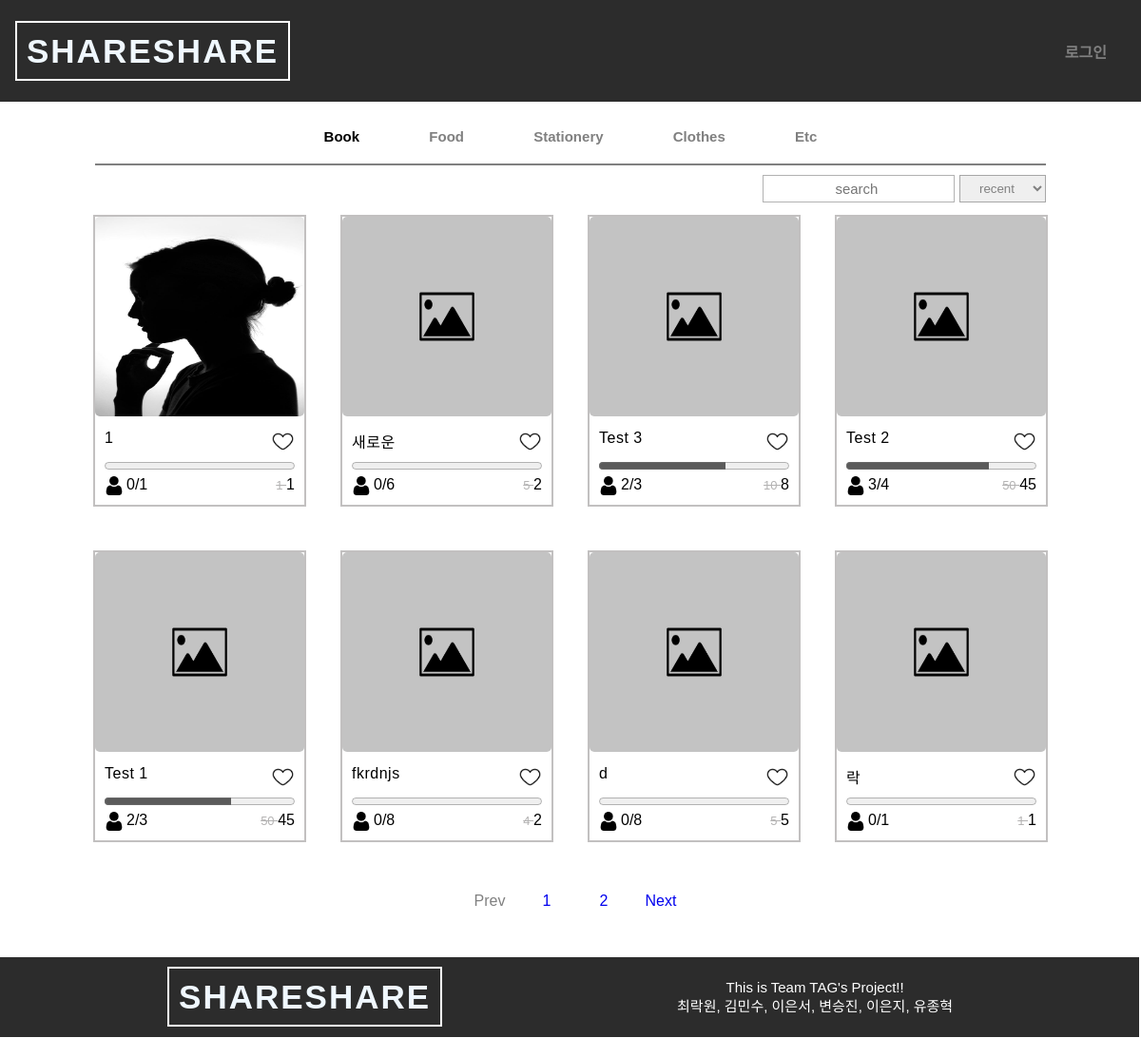
Page /pybo/ on the earlier database version.
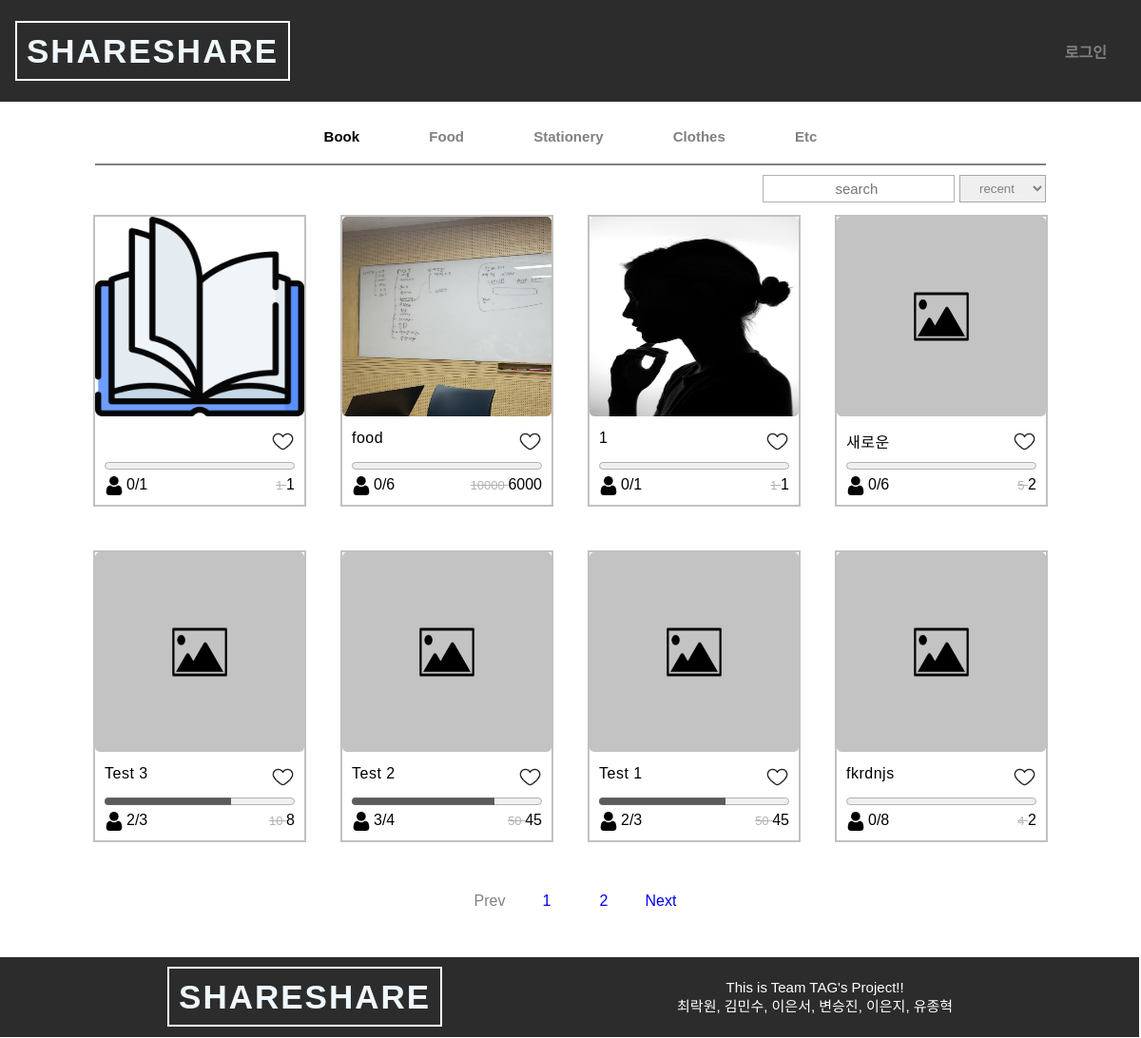
Same page on the later database version.
### pybo/models.py (models this page shows, shortened)
class Post(models.Model):
    title = models.CharField(max_length=200)
    content = models.TextField()
    create_date = models.DateTimeField(auto_now_add=True)
    Modify_date = models.DateTimeField(auto_now_add=True)
    category = models.ForeignKey(Category, on_delete=models.CASCADE)
    user = models.ForeignKey(User, on_delete=models.CASCADE,null=False)
    price = models.IntegerField()
    dicount_price = models.IntegerField()
    image = models.ImageField(upload_to = 'images', default='default.jpg', blank=True, null=True)
    recruit_num = models.IntegerField()
    participants = models.IntegerField()

### pybo/views.py (the view)
# urls.py: path('', views.index, name='index'),
def index(request):
    page = request.GET.get('page', '1')
    Post_list = Post.objects.order_by('-create_date')
    paginator = Paginator(Post_list, 8)
    page_obj = paginator.get_page(page)
    context = {'Post_list': page_obj}
    return render(request, 'pybo/main.html', context)

### templates/pybo/main.html (shortened to what this page needs)
{% load static %}
<!DOCTYPE html>
<link rel="stylesheet" type="text/css" href="{% static 'style.css' %}">
<html lang="en">
<head>
</head>
<body>
    <header>
        <h1><a href="/pybo/" id="pagename">SHARESHARE</a></h1>
        <nav>
            {% if user.is_authenticated %}
            <a class="nav-link" href="{% url 'common:logout' %}">{{ user.username }}(로그아웃)</a>
            {% else %}
            <a class="nav-link" href="{% url 'common:login' %}">로그인</a>
            {% endif %}
        </nav>
    </header>
        <div id="category">
            <a href="/">
                <div style="color: black;">Book</div>
            </a>
            <a href="food.html">
                <div>Food</div>
            </a>
            <a href="stationery.html">
                <div>Stationery</div>
            </a>
            <a href="clothes.html">
                <div>Clothes</div>
            </a>
            <a href="etc.html">
                <div>Etc</div>
            </a>
        </div>
<div id="contentbox">
    <div id="contenthead">
        <form action="" method="get" style="width:100%;">
            <div class="search-bar">
          <input class="search-bar__input" type="search" placeholder="search" />
        </div>
        </form>
        <select name="filter" id="filter">
            <option value="recent">recent</option>
        </select>
    </div>
    <div id="contents">
        {% if Post_list %}
            {% for Post in Post_list %}
            <article>
                {% if Post.image %}
                <a href="/pybo/{{ Post.id }}"><img src="{{Post.image.url}}" alt="book"></a>
                {% else %}
                <a href="/pybo/{{ Post.id }}"><img src="{% static 'images/default.jpg' %}" alt="book"></a>
                {% endif %}
                <div class = "contents_bottom">
                    <div class="book_name">
                        <div>{{Post.title}}</div>
                        <div><img  onclick="change()" src="{% static 'images/heart.png' %}" alt="heart" id="{{Post.id}}"></div>
                    </div>
                    <div class="prog">
                        <progress value={{Post.participants}} max={{Post.recruit_num}}></progress>
                    </div>
                    <div class="price">
                        <div class="personbox"><img src="{% static 'images/person.png' %}" alt="person" class="person"> <p style="margin: 0;">{{Post.participants}}/{{Post.recruit_num}}</p></div>
                        <span style="color:balck"> <del style="color:rgb(180, 179, 179); font-size: 13px;">{{Post.price}}  </del>  {{Post.dicount_price}}</span>
                    </div>
                </div>
            </article>
            {% endfor %}
        {% else %}
            <p>상품이 없습니다....</p>
        {% endif %}
    </div>
</div>
<ul class="pages" style="list-style: none;">
    {% if Post_list.has_previous %}
    <li class="pages-li">
        <a href="?page={{ Post_list.previous_page_number }}">Prev</a>
    </li>
    {% else %}
    <li>
        <a href="#" tabindex="-1" aria-disabled="true" style="color: grey;">Prev</a>
    </li>
    {% endif %}
    {% for page_number in Post_list.paginator.page_range %}
    {% if page_number == question_list.number %}
        <li class="pages-li">
            <a class="page-item" href="?page={{ page_number }}">{{ page_number }}</a>
        </li>
    {% else %}
        <li>
            <a href="?page={{ page_number }}" tabindex="-1">{{ page_number }}</a>
        </li>
    {% endif %}
    {% endfor %}
    {% if Post_list.has_next %}
        <li class="page-li">
            <a href="?page={{ Post_list.next_page_number }}">Next</a>
        </li>
    {% else %}
        <li>
            <a href="#" tabindex="-1" aria-disabled="true" style="color: grey;">Next</a>
        </li>
    {% endif %}
</ul>
    <div id="finish">
        <footer class="footer">
            <h1><a href="/pybo" id="pagename">SHARESHARE</a></h1>
            <div>
            This is Team TAG's Project!!<br>
            최락원, 김민수, 이은서, 변승진, 이은지, 유종혁
            </div>
        </footer>
    </div>
</body>
</html>

Differences in the rows shown:
no longer on this page (row unchanged): Post: title "d", participants "0", recruit_num "8", price "5", dicount_price "5"
no longer on this page (row unchanged): Post: title "락", participants "0", recruit_num "1", price "1", dicount_price "1"
added Post: image (picture), participants "0", recruit_num "1", price "1", dicount_price "1"
added Post: image (picture), title "food", participants "0", recruit_num "6", price "10000", dicount_price "6000"
